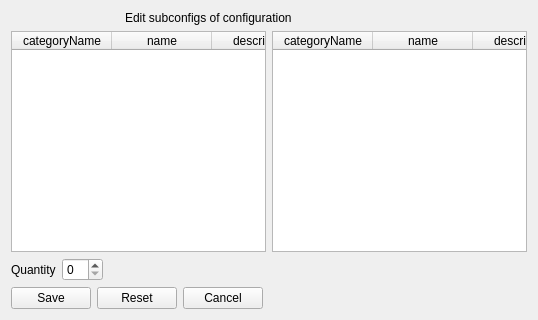
<?xml version="1.0" encoding="UTF-8"?>
<ui version="4.0">
 <class>configuration_subconfig_edit_form</class>
 <widget class="QWidget" name="configuration_subconfig_edit_form">
  <property name="geometry">
   <rect>
    <x>0</x>
    <y>0</y>
    <width>538</width>
    <height>320</height>
   </rect>
  </property>
  <property name="windowTitle">
   <string>Edit subconfigs of configuration</string>
  </property>
  <property name="initAction" stdset="0">
   <string>read</string>
  </property>
  <property name="doctype" stdset="0">
   <string>ConfigurationSubconfigRequest.simpleform</string>
  </property>
  <property name="rootelement" stdset="0">
   <string notr="true">ConfigurationSubconfig</string>
  </property>
  <property name="config_id" stdset="0">
   <string notr="true">{global.config_id}</string>
  </property>
  <property name="subconfig_id" stdset="0">
   <string notr="true">{global.subconfig_id}</string>
  </property>
  <layout class="QGridLayout" name="gridLayout">
   <item row="5" column="0">
    <layout class="QHBoxLayout" name="horizontalLayout">
     <item>
      <widget class="QPushButton" name="link">
       <property name="text">
        <string>Save</string>
       </property>
       <property name="form" stdset="0">
        <string notr="true">configuration_subconfigs</string>
       </property>
       <property name="global.configurationState" stdset="0">
        <string notr="true">{configuration.state}</string>
       </property>
       <property name="global.subconfigState" stdset="0">
        <string notr="true">{subconfig.state}</string>
       </property>
       <property name="global.config_id" stdset="0">
        <string notr="true">{configuration.id}</string>
       </property>
       <property name="global.subconfig_id" stdset="0">
        <string notr="true">{subconfig.id}</string>
       </property>
       <property name="action" stdset="0">
        <string>create</string>
       </property>
       <property name="doctype" stdset="0">
        <string notr="true">ConfigurationSubconfig.simpleform</string>
       </property>
       <property name="rootelement" stdset="0">
        <string notr="true">ConfigurationSubconfig</string>
       </property>
      </widget>
     </item>
     <item>
      <widget class="QPushButton" name="pushButton">
       <property name="text">
        <string>Reset</string>
       </property>
       <property name="action" stdset="0">
        <string>read</string>
       </property>
       <property name="doctype" stdset="0">
        <string>ConfigurationSubconfigRequest.simpleform</string>
       </property>
       <property name="rootelement" stdset="0">
        <string>ConfigurationSubconfig</string>
       </property>
       <property name="config_id" stdset="0">
        <string>{global.config_id}</string>
       </property>
       <property name="subconfig_id" stdset="0">
        <string>{global.subconfig_id}</string>
       </property>
      </widget>
     </item>
     <item>
      <widget class="QPushButton" name="cancel">
       <property name="text">
        <string>Cancel</string>
       </property>
       <property name="form" stdset="0">
        <string notr="true">configuration_subconfigs</string>
       </property>
       <property name="global.configurationState" stdset="0">
        <string notr="true">{configuration.state}</string>
       </property>
       <property name="global.subconfigState" stdset="0">
        <string notr="true">{subconfig.state}</string>
       </property>
      </widget>
     </item>
     <item>
      <spacer name="horizontalSpacer">
       <property name="orientation">
        <enum>Qt::Horizontal</enum>
       </property>
       <property name="sizeHint" stdset="0">
        <size>
         <width>40</width>
         <height>20</height>
        </size>
       </property>
      </spacer>
     </item>
    </layout>
   </item>
   <item row="0" column="0">
    <layout class="QHBoxLayout" name="horizontalLayout_2">
     <item>
      <widget class="QLabel" name="label_2">
       <property name="maximumSize">
        <size>
         <width>32</width>
         <height>32</height>
        </size>
       </property>
       <property name="text">
        <string/>
       </property>
      </widget>
     </item>
     <item>
      <widget class="QLabel" name="label_3">
       <property name="maximumSize">
        <size>
         <width>32</width>
         <height>32</height>
        </size>
       </property>
       <property name="text">
        <string/>
       </property>
       <property name="pixmap">
        <pixmap resource="../qtclient.qrc">:/images/link_edit.png</pixmap>
       </property>
      </widget>
     </item>
     <item>
      <widget class="QLabel" name="label_4">
       <property name="maximumSize">
        <size>
         <width>32</width>
         <height>32</height>
        </size>
       </property>
       <property name="text">
        <string/>
       </property>
      </widget>
     </item>
     <item>
      <widget class="QLabel" name="label">
       <property name="text">
        <string>Edit subconfigs of configuration</string>
       </property>
      </widget>
     </item>
    </layout>
   </item>
   <item row="2" column="0">
    <layout class="QGridLayout" name="gridLayout_2">
     <item row="0" column="0">
      <widget class="QTableWidget" name="configuration">
       <property name="horizontalScrollBarPolicy">
        <enum>Qt::ScrollBarAlwaysOff</enum>
       </property>
       <property name="alternatingRowColors">
        <bool>true</bool>
       </property>
       <property name="selectionMode">
        <enum>QAbstractItemView::SingleSelection</enum>
       </property>
       <property name="selectionBehavior">
        <enum>QAbstractItemView::SelectRows</enum>
       </property>
       <property name="showGrid">
        <bool>true</bool>
       </property>
       <property name="gridStyle">
        <enum>Qt::DotLine</enum>
       </property>
       <property name="sortingEnabled">
        <bool>true</bool>
       </property>
       <property name="doctype" stdset="0">
        <string notr="true">ConfigurationListRequest.simpleform</string>
       </property>
       <property name="rootelement" stdset="0">
        <string notr="true">configuration</string>
       </property>
       <property name="state" stdset="0">
        <string notr="true">{global.configurationState}</string>
       </property>
       <property name="action" stdset="0">
        <string notr="true">read</string>
       </property>
       <attribute name="horizontalHeaderShowSortIndicator" stdset="0">
        <bool>true</bool>
       </attribute>
       <attribute name="verticalHeaderStretchLastSection">
        <bool>false</bool>
       </attribute>
       <column>
        <property name="text">
         <string>categoryName</string>
        </property>
       </column>
       <column>
        <property name="text">
         <string>name</string>
        </property>
       </column>
       <column>
        <property name="text">
         <string>description</string>
        </property>
       </column>
       <column>
        <property name="text">
         <string>comment</string>
        </property>
       </column>
      </widget>
     </item>
     <item row="0" column="1">
      <widget class="QTableWidget" name="subconfig">
       <property name="horizontalScrollBarPolicy">
        <enum>Qt::ScrollBarAlwaysOff</enum>
       </property>
       <property name="alternatingRowColors">
        <bool>true</bool>
       </property>
       <property name="selectionMode">
        <enum>QAbstractItemView::SingleSelection</enum>
       </property>
       <property name="selectionBehavior">
        <enum>QAbstractItemView::SelectRows</enum>
       </property>
       <property name="showGrid">
        <bool>true</bool>
       </property>
       <property name="gridStyle">
        <enum>Qt::DotLine</enum>
       </property>
       <property name="sortingEnabled">
        <bool>true</bool>
       </property>
       <property name="doctype" stdset="0">
        <string notr="true">SubConfigurationListRequest.simpleform</string>
       </property>
       <property name="rootelement" stdset="0">
        <string notr="true">subconfig</string>
       </property>
       <property name="state" stdset="0">
        <string>{global.subconfigState}</string>
       </property>
       <property name="action" stdset="0">
        <string notr="true">read</string>
       </property>
       <attribute name="horizontalHeaderShowSortIndicator" stdset="0">
        <bool>true</bool>
       </attribute>
       <attribute name="verticalHeaderStretchLastSection">
        <bool>false</bool>
       </attribute>
       <column>
        <property name="text">
         <string>categoryName</string>
        </property>
       </column>
       <column>
        <property name="text">
         <string>name</string>
        </property>
       </column>
       <column>
        <property name="text">
         <string>description</string>
        </property>
       </column>
       <column>
        <property name="text">
         <string>comment</string>
        </property>
       </column>
      </widget>
     </item>
    </layout>
   </item>
   <item row="3" column="0">
    <layout class="QFormLayout" name="formLayout">
     <property name="fieldGrowthPolicy">
      <enum>QFormLayout::AllNonFixedFieldsGrow</enum>
     </property>
     <item row="1" column="0">
      <widget class="QLabel" name="label_requires">
       <property name="text">
        <string>Quantity</string>
       </property>
      </widget>
     </item>
     <item row="1" column="1">
      <layout class="QHBoxLayout" name="horizontalLayout_5">
       <item>
        <widget class="QSpinBox" name="quantity"/>
       </item>
       <item>
        <spacer name="horizontalSpacer_2">
         <property name="orientation">
          <enum>Qt::Horizontal</enum>
         </property>
         <property name="sizeHint" stdset="0">
          <size>
           <width>40</width>
           <height>20</height>
          </size>
         </property>
        </spacer>
       </item>
      </layout>
     </item>
    </layout>
   </item>
  </layout>
 </widget>
 <tabstops>
  <tabstop>configuration</tabstop>
  <tabstop>quantity</tabstop>
  <tabstop>link</tabstop>
  <tabstop>pushButton</tabstop>
  <tabstop>cancel</tabstop>
 </tabstops>
 <resources>
  <include location="../qtclient.qrc"/>
  <include location="./qtclient.qrc"/>
 </resources>
 <connections/>
</ui>
